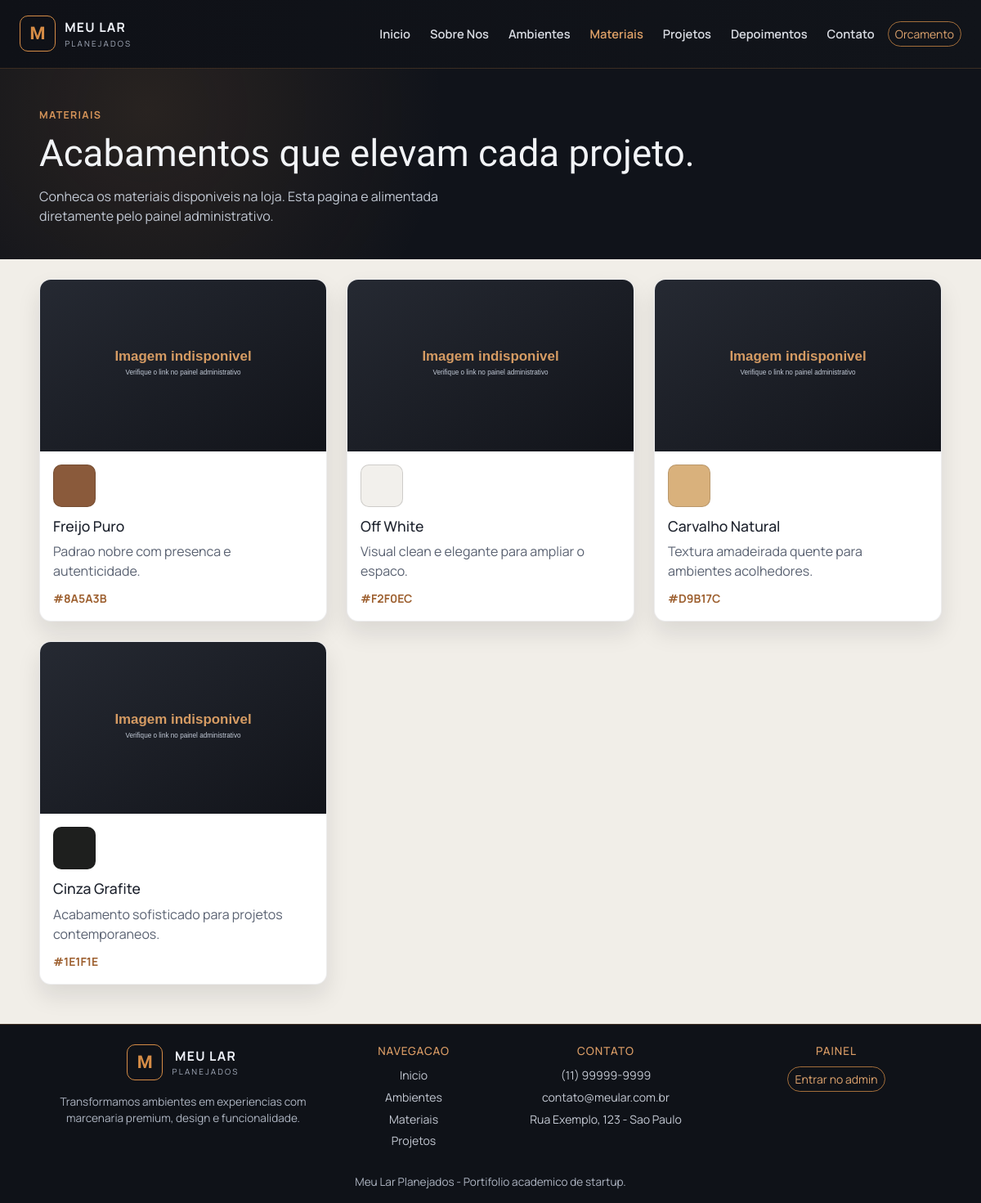
The app's page /materiais.php with its own data.
### tables this page shows
CREATE TABLE materiais (
        id INTEGER PRIMARY KEY AUTOINCREMENT,
        nome TEXT NOT NULL,
        descricao TEXT NOT NULL,
        cor_hex TEXT NOT NULL,
        imagem TEXT NOT NULL,
        created_at TEXT DEFAULT CURRENT_TIMESTAMP
    );

### materiais.php (the view, shortened to what this page needs)
<?php
$pdo = require __DIR__ . '/db.php';
$listStmt = $pdo->prepare('SELECT id, nome, descricao, cor_hex, imagem FROM materiais ORDER BY id DESC');
$listStmt->execute();
$materiais = $listStmt->fetchAll();
$currentPage = 'materiais';
include __DIR__ . '/includes/header.php';
?>
<main>
    <section class="materials-hero container-fluid px-3 px-lg-5 py-5">
        <p class="kicker">Materiais</p>
        <h1 class="materials-title">Acabamentos que elevam cada projeto.</h1>
        <p class="materials-subtitle">Conheca os materiais disponiveis na loja. Esta pagina e alimentada diretamente pelo painel administrativo.</p>
    </section>
    <section class="materials-grid-section container-fluid px-3 px-lg-5 pb-5">
        <div class="row g-4">
            <?php foreach ($materiais as $material): ?>
                <div class="col-12 col-md-6 col-xl-4">
                    <article class="material-card h-100">
                        <img src="<?= htmlspecialchars($material['imagem']) ?>" alt="Material <?= htmlspecialchars($material['nome']) ?>">
                        <div class="material-card-body">
                            <div class="material-swatch" style="background-color: <?= htmlspecialchars($material['cor_hex']) ?>;" aria-hidden="true"></div>
                            <h2><?= htmlspecialchars($material['nome']) ?></h2>
                            <p><?= htmlspecialchars($material['descricao']) ?></p>
                            <small><?= htmlspecialchars($material['cor_hex']) ?></small>
                        </div>
                    </article>
                </div>
            <?php endforeach; ?>
        </div>
    </section>
</main>
<?php include __DIR__ . '/includes/footer.php';

### includes/header.php (shortened to what this page needs)
<?php
$currentPage = $currentPage ?? '';
$isLogged = !empty($_SESSION['auth']);
$isAdminArea = in_array($currentPage, ['admin', 'login'], true);
?>
<!DOCTYPE html>
<html lang="pt-br">
<head>
    <link href="https://cdn.jsdelivr.net/npm/bootstrap@5.3.3/dist/css/bootstrap.min.css" rel="stylesheet">
    <link rel="stylesheet" href="styles/style.css">
</head>
<body>
<header class="site-header">
    <nav class="navbar navbar-expand-lg navbar-dark">
        <div class="container-fluid px-3 px-lg-4">
            <a class="navbar-brand brand-inline" href="index.php">
                <span class="brand-mark" aria-hidden="true">M</span>
                <span class="brand-copy">
                    <strong>MEU LAR</strong>
                    <small>PLANEJADOS</small>
                </span>
            </a>
            <div class="collapse navbar-collapse" id="mainNav">
                <ul class="navbar-nav ms-auto align-items-lg-center gap-lg-2">
                    <?php if ($isAdminArea): ?>
                        <li class="nav-item"><a class="nav-link" href="index.php">Loja</a></li>
                        <?php if ($isLogged): ?>
                            <li class="nav-item"><a class="nav-link <?= $currentPage === 'admin' ? 'active' : '' ?>" href="admin.php">Painel</a></li>
                            <li class="nav-item mt-2 mt-lg-0"><a class="btn btn-sm btn-outline-light" href="logout.php">Sair</a></li>
                        <?php else: ?>
                            <li class="nav-item mt-2 mt-lg-0"><a class="btn btn-sm btn-brand" href="login.php">Entrar no Painel</a></li>
                        <?php endif; ?>
                    <?php else: ?>
                        <li class="nav-item"><a class="nav-link <?= $currentPage === 'home' ? 'active' : '' ?>" href="index.php">Inicio</a></li>
                        <li class="nav-item"><a class="nav-link <?= $currentPage === 'sobre' ? 'active' : '' ?>" href="sobre.php">Sobre Nos</a></li>
                        <li class="nav-item"><a class="nav-link <?= $currentPage === 'ambientes' ? 'active' : '' ?>" href="ambientes.php">Ambientes</a></li>
                        <li class="nav-item"><a class="nav-link <?= $currentPage === 'materiais' ? 'active' : '' ?>" href="materiais.php">Materiais</a></li>
                        <li class="nav-item"><a class="nav-link <?= $currentPage === 'projetos' ? 'active' : '' ?>" href="projetos.php">Projetos</a></li>
                        <li class="nav-item"><a class="nav-link <?= $currentPage === 'depoimentos' ? 'active' : '' ?>" href="depoimentos.php">Depoimentos</a></li>
                        <li class="nav-item"><a class="nav-link <?= $currentPage === 'contato' ? 'active' : '' ?>" href="contato.php">Contato</a></li>
                        <li class="nav-item mt-2 mt-lg-0"><a class="btn btn-sm btn-outline-brand" href="contato.php">Orcamento</a></li>
                    <?php endif; ?>
                </ul>
            </div>
        </div>
    </nav>
</header>

### includes/footer.php (shortened to what this page needs)
<?php $currentPage = $currentPage ?? ''; ?>
<?php if (!in_array($currentPage, ['admin', 'login'], true)): ?>
    <footer class="site-footer storefront-footer pt-4 pb-3">
        <div class="container-fluid px-3 px-lg-5">
            <div class="row g-4">
                <div class="col-12 col-lg-4">
                    <div class="brand-inline mb-3">
                        <span class="brand-mark" aria-hidden="true">M</span>
                        <span class="brand-copy">
                            <strong>MEU LAR</strong>
                            <small>PLANEJADOS</small>
                        </span>
                    </div>
                    <p class="footer-muted mb-2">Transformamos ambientes em experiencias com marcenaria premium, design e funcionalidade.</p>
                </div>
                <div class="col-6 col-lg-2">
                    <h3 class="footer-title">Navegacao</h3>
                    <ul class="footer-list">
                        <li><a href="index.php">Inicio</a></li>
                        <li><a href="ambientes.php">Ambientes</a></li>
                        <li><a href="materiais.php">Materiais</a></li>
                        <li><a href="projetos.php">Projetos</a></li>
                    </ul>
                </div>
                <div class="col-6 col-lg-3">
                    <h3 class="footer-title">Contato</h3>
                    <ul class="footer-list">
                        <li>(11) 99999-9999</li>
                        <li>contato@meular.com.br</li>
                        <li>Rua Exemplo, 123 - Sao Paulo</li>
                    </ul>
                </div>
                <div class="col-12 col-lg-3">
                    <h3 class="footer-title">Painel</h3>
                    <a href="login.php" class="btn btn-sm btn-outline-brand">Entrar no admin</a>
                </div>
            </div>
            <p class="footer-copy mb-0 mt-4">Meu Lar Planejados - Portifolio academico de startup.</p>
        </div>
    </footer>
<?php endif; ?>
</body>
</html>

### styles/style.css (style rules this page uses)
:root { --bg: #17181c; --bg-panel: #101217; --bg-soft: #efede7; --text: #f6f5f2; --text-muted: #a9adb9; --gold: #d58c46; --gold-soft: #f0bf8c; --line: #2a2c32; --shadow: 0 20px 60px rgba(0, 0, 0, 0.35); }
* { box-sizing: border-box; margin: 0; padding: 0; }
*::before, *::after { box-sizing: border-box; }
html, body { max-width: 100%; overflow-x: hidden; overflow-x: clip; }
img, picture, video, canvas, svg, iframe { display: block; max-width: 100%; }
.container, .container-fluid, .row, [class^="col"], [class*=" col"] { min-width: 0; }
body { font-family: "Manrope", sans-serif; min-height: 100vh; background: radial-gradient(circle at 12% 6%, #2b2d35 0%, #16171b 35%, #121317 100%); color: var(--text); padding: 0; }
.brand-mark { width: 44px; height: 44px; border: 1px solid var(--gold); border-radius: 10px; display: grid; place-items: center; color: var(--gold); font-family: "Sora", sans-serif; font-weight: 700; font-size: 1.35rem; }
main { width: 100%; margin: 0; }
footer { width: 100%; margin: 0; color: #b3b8c4; font-size: 0.85rem; text-align: center; padding: 1rem 0; }
body { background: linear-gradient(180deg, #0f1117 0%, #191c24 100%); color: #eef1f6; }
.site-header { background: #0d0f14; border-bottom: 1px solid rgba(213, 140, 70, 0.25); position: sticky; top: 0; z-index: 1040; }
.navbar { padding-top: 0.9rem; padding-bottom: 0.9rem; }
.brand-inline { display: inline-flex; align-items: center; gap: 0.7rem; text-decoration: none; }
.brand-copy strong { display: block; color: #f1f4fb; letter-spacing: 0.08em; font-size: 0.98rem; }
.brand-copy small { display: block; color: #a5adbc; letter-spacing: 0.22em; font-size: 0.62rem; }
.nav-link { color: #d8dde7; font-weight: 600; }
.nav-link:hover, .nav-link.active { color: #df9e61; }
.kicker { text-transform: uppercase; letter-spacing: 0.1em; color: #d49358; font-size: 0.78rem; font-weight: 700; margin-bottom: 0.75rem; }
.site-footer { background: #0d0f14; color: #b0b8c7; border-top: 1px solid rgba(213, 140, 70, 0.2); }
body { background: #171a21; color: #f2f4f7; }
.site-header { background: linear-gradient(90deg, #0f1117 0%, #11141a 100%); border-bottom: 1px solid rgba(213, 140, 70, 0.22); }
.navbar .nav-link { font-size: 0.92rem; color: #d9dce3; }
.navbar .nav-link:hover, .navbar .nav-link.active { color: #dea067; }
.btn-outline-brand { border: 1px solid rgba(213, 140, 70, 0.75); color: #e0a56f; border-radius: 999px; }
.storefront-footer { background: #0f1218; border-top: 1px solid rgba(213, 140, 70, 0.24); }
.footer-title { font-size: 0.85rem; text-transform: uppercase; letter-spacing: 0.07em; color: #de9f67; margin-bottom: 0.7rem; }
.footer-list { list-style: none; padding: 0; margin: 0; }
.footer-list li { margin-bottom: 0.35rem; color: #c5cad4; font-size: 0.88rem; }
.footer-list a { color: #c5cad4; text-decoration: none; }
.footer-muted, .footer-copy { color: #aeb5c2; }
.materials-hero { background: radial-gradient(circle at 15% 20%, rgba(215, 147, 78, 0.12), transparent 35%), #10131a; border-bottom: 1px solid rgba(213, 140, 70, 0.3); }
.materials-title { font-family: "Sora", sans-serif; font-size: clamp(2rem, 3.8vw, 3.4rem); line-height: 1.08; margin: 0; }
.materials-subtitle { margin-top: 1rem; max-width: 58ch; color: #c2c9d4; }
.materials-grid-section { background: #f1eee8; }
.material-card { border-radius: 14px; overflow: hidden; background: #ffffff; box-shadow: 0 14px 28px rgba(22, 24, 32, 0.1); border: 1px solid rgba(26, 31, 39, 0.08); }
.material-card img { width: 100%; height: 210px; object-fit: cover; }
.project-thumb, .ambient-card, .hero-right, .material-card { width: 100%; }
.material-card-body { padding: 1rem; }
.material-swatch { width: 52px; height: 52px; border-radius: 10px; border: 1px solid rgba(0, 0, 0, 0.15); margin-bottom: 0.8rem; }
.material-card-body h2 { margin: 0; font-size: 1.1rem; color: #1d222d; }
.material-card-body p { margin: 0.55rem 0; color: #596171; }
.material-card-body small { color: #9e6131; font-weight: 700; }

### records on screen
materiais: nome "Freijo Puro", descricao "Padrao nobre com presenca e autenticidade.", cor_hex "#8A5A3B"
materiais: nome "Off White", descricao "Visual clean e elegante para ampliar o espaco.", cor_hex "#F2F0EC"
materiais: nome "Carvalho Natural", descricao "Textura amadeirada quente para ambientes acolhedores.", cor_hex "#D9B17C"
materiais: nome "Cinza Grafite", descricao "Acabamento sofisticado para projetos contemporaneos.", cor_hex "#1E1F1E"
